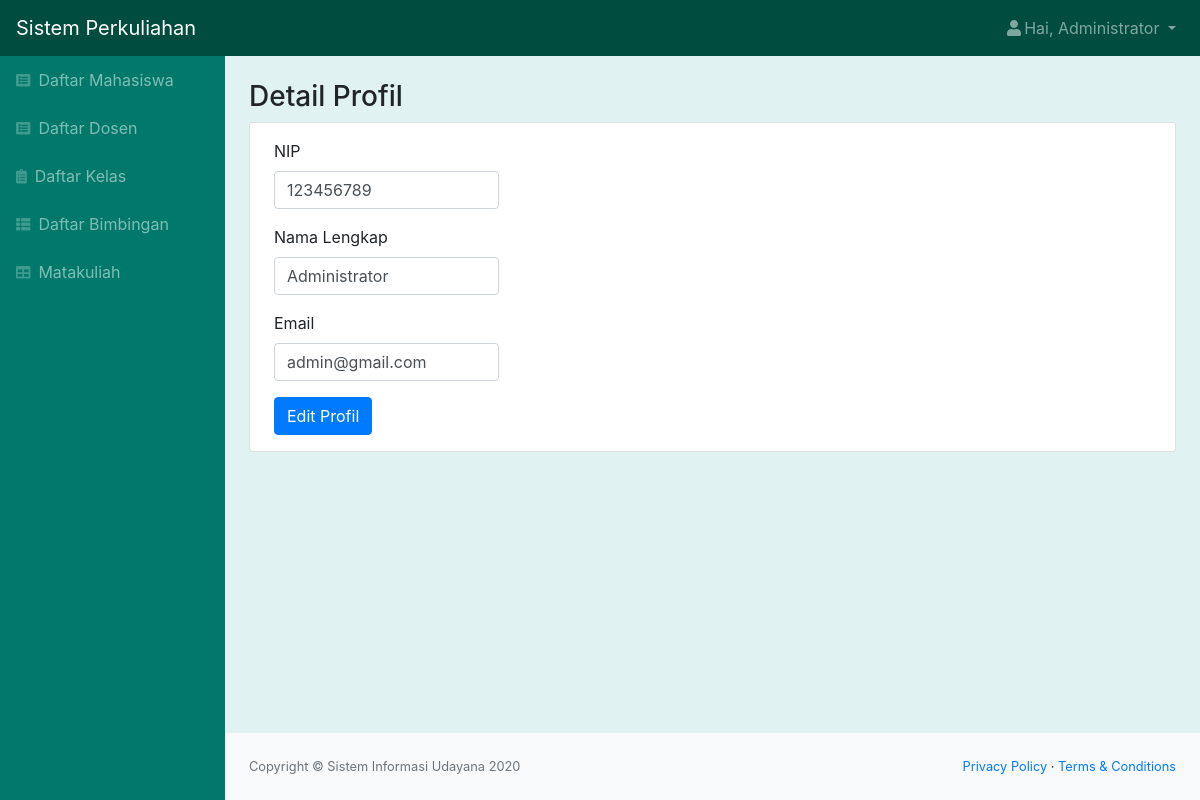
/profil_admin.php (signed in), run on the app's committed database.
### tables this page shows
CREATE TABLE `adminsimak` (
  `id_admin` int(11) NOT NULL,
  `role` char(1) NOT NULL,
  `nip` char(10) NOT NULL,
  `nama` varchar(50) NOT NULL,
  `email` varchar(50) NOT NULL,
  `alamat` varchar(50) NOT NULL,
  `tgl_lahir` date NOT NULL,
  `password` varchar(300) NOT NULL
);

### profil_admin.php (the view, shortened to what this page needs)
<?php
    include "function.php";
    $nama = $_SESSION['nama'];
    $role = $_SESSION['role'];
    $id = $_SESSION['id'];
    $queryUser = mysqli_query($koneksi, "SELECT * FROM adminsimak WHERE id_admin = '$id'");
    $user = mysqli_fetch_assoc($queryUser);
?>
<!DOCTYPE html>
<html lang="en">
    <head>
        <link href="css/styles.css" rel="stylesheet" />
        <link href="https://cdn.datatables.net/1.10.20/css/dataTables.bootstrap4.min.css" rel="stylesheet" />
        <link href="css/panel.css" rel="stylesheet" />
    </head>
    <body class="sb-nav-fixed">
        <nav class="sb-topnav navbar navbar-expand navbar-dark bg-dark">
            <a class="navbar-brand" href="index.html">Sistem Perkuliahan</a>
            <ul class="navbar-nav ml-auto">
                <li class="nav-item dropdown">
                    <a class="nav-link dropdown-toggle" id="userDropdown" href="#" role="button" data-toggle="dropdown" aria-haspopup="true" aria-expanded="false"><i class="fas fa-user fa-fw"></i>Hai, <?= $nama; ?> </a>
                </li>
            </ul>
        </nav>
        <div id="layoutSidenav">
            <div id="layoutSidenav_nav">
                <nav class="sb-sidenav accordion sb-sidenav-dark" id="sidenavAccordion">
                    <div class="sb-sidenav-menu">
                        <div class="nav">
                            <a class="nav-link" href="mahasiswa.php"
                                ><div class="sb-nav-link-icon"><i class="fas fa-list-alt"></i></div>
                                Daftar Mahasiswa</a
                            >
                            <a class="nav-link" href="dosen.php"
                                ><div class="sb-nav-link-icon"><i class="fas fa-list-alt"></i></div>
                                Daftar Dosen</a
                            >
                            <a class="nav-link" href="kelas.php"
                                ><div class="sb-nav-link-icon"><i class="fas fa-clipboard-list"></i></div>
                                Daftar Kelas</a
                            >
                            <a class="nav-link" href="bimbingan.php"
                                ><div class="sb-nav-link-icon"><i class="fas fa-th-list"></i></div>
                                Daftar Bimbingan</a
                            >
                            <?php if($role == "0") { ?>
                            <a class="nav-link" href="matakuliah.php"
                                ><div class="sb-nav-link-icon"><i class="fas fa-table"></i></div>
                                Matakuliah</a>
                            <?php } ?>
                        </div>
                    </div>
                </nav>
            </div>
            <div id="layoutSidenav_content">
                <main>
                    <div class="container-fluid">
                        <h3 class="mt-4">Detail Profil</h3>
                        <div class="card mb-4">
                            <form action="function.php?act=editAdmin&id_admin=<?= $user['id_admin']; ?>" id="edit" method="POST" >
                                <div class="form-group ml-4 py-3 mb-0">
                                    <label for="nip">NIP</label>
                                    <input type="text" class="form-control col-sm-3" id="nip" name="nip" value="<?= $user['nip']; ?>" >
                                </div>
                                <div class="form-group ml-4">
                                    <label for="nama">Nama Lengkap</label>
                                    <input type="text" class="form-control col-sm-3" id="nama" name="nama" value="<?= $user['nama']; ?>">
                                </div>
                                <div class="form-group ml-4">
                                    <label for="email">Email</label>
                                    <input type="text" class="form-control col-sm-3" id="email" name="email" value="<?= $user['email']; ?>">
                                </div>
                                <input type="submit" name="edit_btn" id="edit" class="btn btn-primary ml-4 mb-3" value="Edit Profil">
                            </form>
                        </div>
                    </div>
                </main>
                <footer class="py-4 bg-light mt-auto">
                    <div class="container-fluid">
                        <div class="d-flex align-items-center justify-content-between small">
                            <div class="text-muted">Copyright &copy; Sistem Informasi Udayana 2020</div>
                            <div>
                                <a href="#">Privacy Policy</a>
                                &middot;
                                <a href="#">Terms &amp; Conditions</a>
                            </div>
                        </div>
                    </div>
                </footer>
            </div>
        </div>
    </body>
</html>

### css/panel.css (style rules this page uses)
.bg-dark { background-color: #004d40 !important; }
.sb-sidenav-dark { background-color: #00796b !important; }
body { background-color: #e0f2f1 !important; }

### data on the page
adminsimak: nip "123456789", nama "Administrator", email "admin@gmail.com"

### other printed values
$nama "Administrator"
